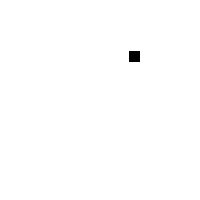
Frame 1 (no input)
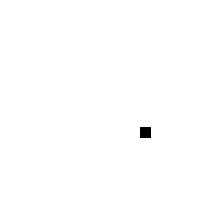
Frame 60 (the mouse pressed at the canvas centre just before this capture)
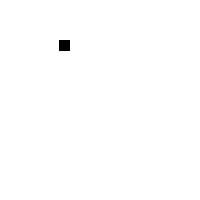
Frame 120 (the mouse held since frame 60 and released just before this capture)

The Processing sketch that drew these frames (run headless with seeded random() and noise(); from frame 60 on, the mouse is pressed at the canvas centre):

// Processing sketch: zoom
// ── zoom.pde
boolean zoom;

void setup() {
  size(200, 200);
  fill(0);
}

void draw() {
  background(255);

  if (zoom) {
    int x = int(random(0, width*10));
    x = x-x%width;  
    int y = int(random(0, height*10));
    y=y-y%height;
    rect(x, y, width, height);
  }
  else {
    int x = int(random(0, width));
    int y = int(random(0, height));
    rect(x, y, 10, 10);
  }
}


void keyPressed() {
  zoom = !zoom;
}
